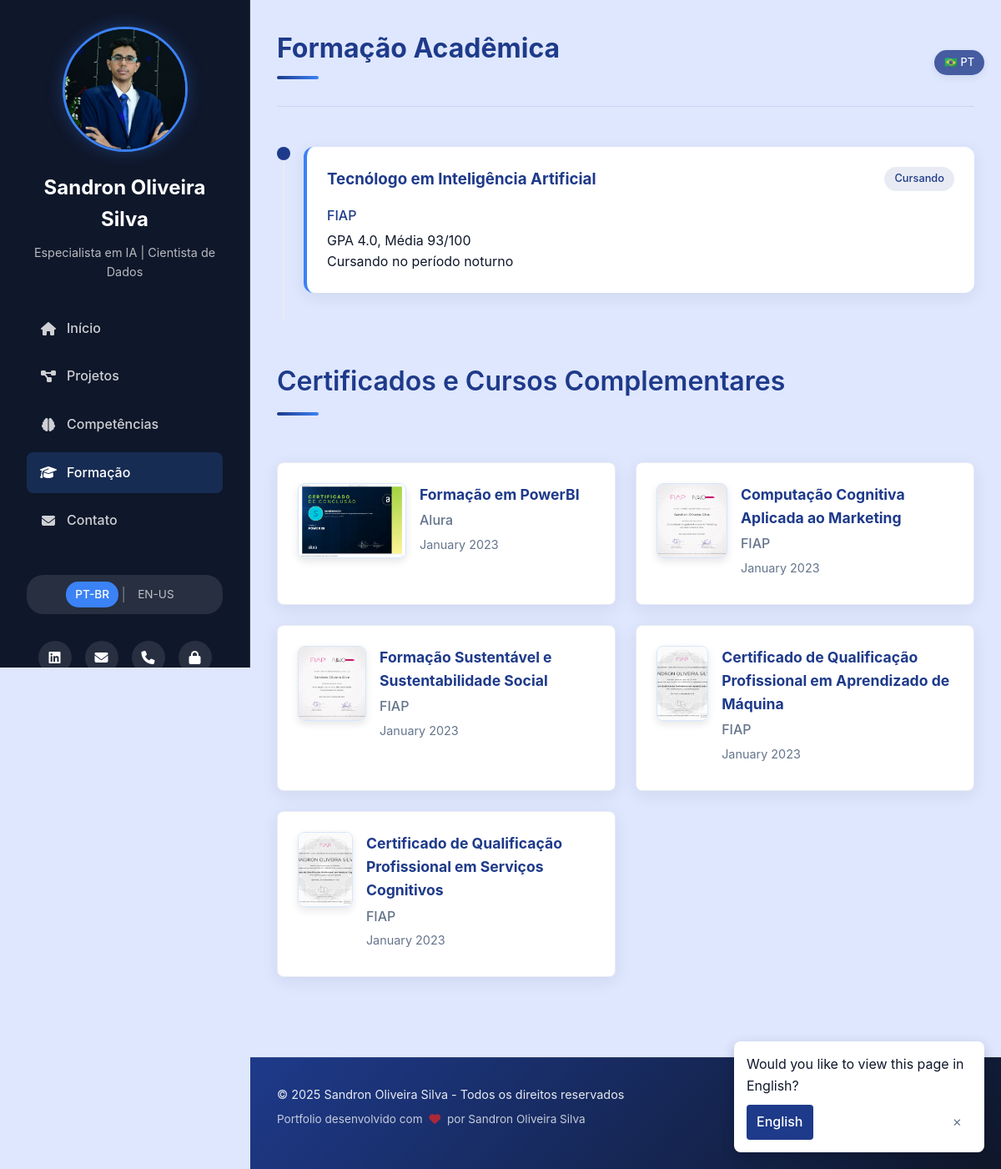
The page /education on the database its author committed.
### app.py (models this page shows, shortened)
class User(UserMixin, db.Model):
    id = db.Column(db.Integer, primary_key=True)
    username = db.Column(db.String(100), unique=True, nullable=False)
    password_hash = db.Column(db.String(200), nullable=False)
    profile_image = db.Column(db.String(255), nullable=True)

class Certificate(db.Model):
    id = db.Column(db.Integer, primary_key=True)
    title = db.Column(db.String(200), nullable=False)
    title_en = db.Column(db.String(200), nullable=True)  # Título em inglês
    institution = db.Column(db.String(100), nullable=False)
    institution_en = db.Column(db.String(100), nullable=True)  # Instituição em inglês
    date_completed = db.Column(db.Date)
    description = db.Column(db.Text, nullable=True)
    description_en = db.Column(db.Text, nullable=True)  # Descrição em inglês
    image = db.Column(db.String(255), nullable=True)
    in_progress = db.Column(db.Boolean, default=False)
    created_at = db.Column(db.DateTime, default=datetime.utcnow)

### app.py (the view)
@app.route('/education')
def education():
    certificates = Certificate.query.order_by(Certificate.date_completed.desc()).all()
    user = User.query.first()
    return render_template('education.html', certificates=certificates, user=user)

### app.py (called while the page is built)
def get_locale():
    return session.get('language', app.config['DEFAULT_LANGUAGE'])

def get_multilingual_field(obj, field_name):
    current_lang = g.locale  # Obtém o idioma atual da sessão
    if current_lang == 'en-us':
        en_field_name = f"{field_name}_en"
        en_value = getattr(obj, en_field_name, None)
        if en_value:
            return en_value
    return getattr(obj, field_name)

@app.context_processor
def utility_processor():
    return {
        '_': _,
        'get_locale': get_locale,
        'ml_field': get_multilingual_field  # Adicionar a nova função
    }

def _(text):
    locale = get_locale()
    if locale == app.config['DEFAULT_LANGUAGE']:
        return text
    return translations[locale].get(text, text)

@app.before_request
def before_request():
    g.locale = get_locale()
    g._ = _  # Torna a função de tradução disponível nos templates

### templates/education.html (shortened to what this page needs)
{% extends "base.html" %}
{% block content %}
<section class="page-header">
    <h2>{{ _('Formação Acadêmica') }}</h2>
    <div class="accent-line"></div>
</section>
<section class="education-timeline">
    <div class="timeline-item">
        <div class="timeline-marker">
            <div class="marker-dot"></div>
            <div class="marker-line"></div>
        </div>
        <div class="timeline-content">
            <div class="education-card current">
                <div class="education-header">
                    <h3>{{ _('Tecnólogo em Inteligência Artificial') }}</h3>
                    <span class="education-period">{{ _('Cursando') }}</span>
                </div>
                <div class="education-body">
                    <p class="education-institution">FIAP</p>
                    <p>GPA 4.0, {{ _('Média') }} 93/100</p>
                    <p>{{ _('Cursando no período noturno') }}</p>
                </div>
            </div>
        </div>
    </div>
</section>
<section class="certificates-section">
    <div class="section-header">
        <h2>{{ _('Certificados e Cursos Complementares') }}</h2>
        <div class="accent-line"></div>
    </div>
    <div class="certificates-grid">
        {% for certificate in certificates %}
        <div class="certificate-card {% if certificate.in_progress %}in-progress{% endif %}">
            {% if certificate.image %}
            <div class="certificate-image">
                <img src="{{ url_for('uploaded_file', filename='certificates/' + certificate.image) }}" alt="{{ ml_field(certificate, 'title') }}">
            </div>
            {% endif %}
            <div class="certificate-info">
                <h3>{{ ml_field(certificate, 'title') }}
                </h3>
                <p class="certificate-institution">{{ ml_field(certificate, 'institution') }}</p>
                {% if certificate.date_completed %}
                <p class="certificate-date">{{ certificate.date_completed.strftime('%B %Y') }}</p>
                {% endif %}
            </div>
        </div>
        {% else %}
        <div class="empty-state">
            <p>{{ _('Nenhum certificado cadastrado no momento.') }}</p>
        </div>
        {% endfor %}
    </div>
</section>
{% endblock %}

### templates/base.html (shortened to what this page needs)
<!DOCTYPE html>
<html lang="{{ g.locale }}">
<head>
    <link rel="stylesheet" href="{{ url_for('static', filename='css/styles.css') }}">
    <link rel="stylesheet" href="https://cdnjs.cloudflare.com/ajax/libs/font-awesome/6.4.0/css/all.min.css">
</head>
<body>
    <div class="container">
        <aside class="sidebar">
            <div class="profile">
                <div class="profile-image">
                    {% if user and user.profile_image %}
                        <img src="{{ url_for('uploaded_file', filename='profile/' + user.profile_image) }}" alt="Sandron Oliveira Silva" class="profile-img">
                    {% else %}
                        <div class="avatar">SO</div>
                    {% endif %}
                </div>
                <h1>Sandron Oliveira Silva</h1>
                <p class="title">{{ _('Especialista em IA') }} | {{ _('Cientista de Dados') }}</p>
            </div>
            <nav class="main-nav">
                <ul>
                    <li><a href="{{ url_for('index') }}" {% if request.path == url_for('index') %}class="active"{% endif %}><i class="fas fa-home"></i> {{ _('Início') }}</a></li>
                    <li><a href="{{ url_for('projects') }}" {% if request.path == url_for('projects') %}class="active"{% endif %}><i class="fas fa-project-diagram"></i> {{ _('Projetos') }}</a></li>
                    <li><a href="{{ url_for('skills') }}" {% if request.path == url_for('skills') %}class="active"{% endif %}><i class="fas fa-brain"></i> {{ _('Competências') }}</a></li>
                    <li><a href="{{ url_for('education') }}" {% if request.path == url_for('education') %}class="active"{% endif %}><i class="fas fa-graduation-cap"></i> {{ _('Formação') }}</a></li>
                    <li><a href="{{ url_for('contact') }}" {% if request.path == url_for('contact') %}class="active"{% endif %}><i class="fas fa-envelope"></i> {{ _('Contato') }}</a></li>
                </ul>
            </nav>
            <div class="language-switcher">
                <a href="{{ url_for('set_language', language='pt-br') }}" class="lang-item {% if g.locale == 'pt-br' %}active{% endif %}">PT-BR</a>
                <span class="lang-separator">|</span>
                <a href="{{ url_for('set_language', language='en-us') }}" class="lang-item {% if g.locale == 'en-us' %}active{% endif %}">EN-US</a>
            </div>
            <div class="social-links">
                <a href="https://www.linkedin.com/in/sandronoliveira/" target="_blank"><i class="fab fa-linkedin"></i></a>
                <a href="mailto:sandrono61@gmail.com"><i class="fas fa-envelope"></i></a>
                <a href="tel:+5511913349334"><i class="fas fa-phone"></i></a>
                <a href="{{ url_for('login') }}" title="{{ _('Admin Login') }}"><i class="fas fa-lock"></i></a>
            </div>
        </aside>
        <main class="content">
            {% block content %}{% endblock %}
        </main>
    </div>
    <footer class="site-footer">
        <div class="footer-content">
            <div class="footer-info">
                <p>© <span class="current-year">2025</span> Sandron Oliveira Silva - {{ _('Todos os direitos reservados') }}</p>
                <p class="footer-credits">{{ _('Portfolio desenvolvido com') }} <i class="fas fa-heart"></i> {{ _('por') }} Sandron Oliveira Silva</p>
            </div>
            <div class="footer-social">
                <a href="https://www.linkedin.com/in/sandronoliveira/" target="_blank"></a>
                <a href="mailto:sandrono61@gmail.com"></a>
                <a href="tel:+5511913349334"></a>
            </div>
        </div>
    </footer>
</body>
</html>

### rows shown on the page
User: profile_image (picture)
Certificate: image (picture), title "Formação em PowerBI", institution "Alura", date_completed "January 2023"
Certificate: image (picture), title "Computação Cognitiva Aplicada ao Marketing", institution "FIAP", date_completed "January 2023"
Certificate: image (picture), title "Formação Sustentável e Sustentabilidade Social", institution "FIAP", date_completed "January 2023"
Certificate: image (picture), title "Certificado de Qualificação Profissional em Aprendizado de Máquina", institution "FIAP", date_completed "January 2023"
Certificate: image (picture), title "Certificado de Qualificação Profissional em Serviços Cognitivos", institution "FIAP", date_completed "January 2023"
